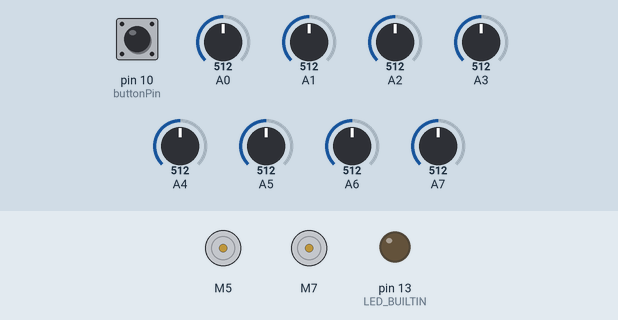
A sketch run on a simulated Arduino Nano, built with avr-gcc and run on an emulated ATmega328P. On the bench: 2 × DC motor (green arrow = forward, orange = backward, longer = faster), output pins drawn as LEDs (lit = HIGH). The test bench sets the inputs (shaded band); at power-on: pin 10 (buttonPin) HIGH, A0 = 512, A1 = 512, A2 = 512, A3 = 512, A4 = 512, A5 = 512, A6 = 512, A7 = 512. What the sketch prints to the serial monitor is not drawn.

Above: at 0.8 s.
0.9 s: pin 10 (buttonPin) pulled LOW for 0.15 s
At 2.1 s:
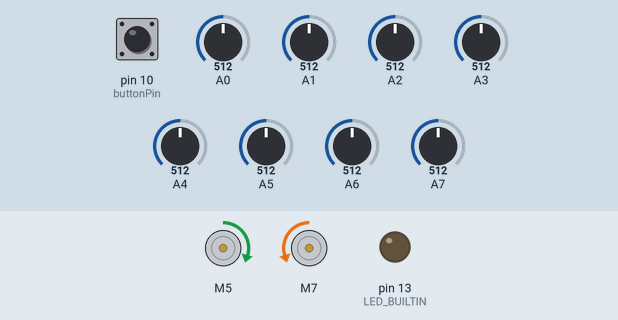
4.0 s: pin 10 (buttonPin) pulled LOW for 3.2 s
At 5.6 s:
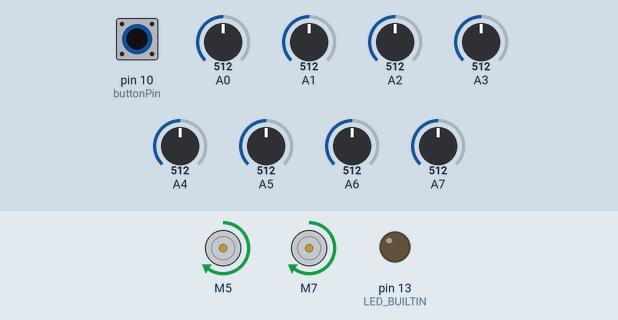
8.7 s: pin 10 (buttonPin) pulled LOW for 1 s
At 9.2 s:
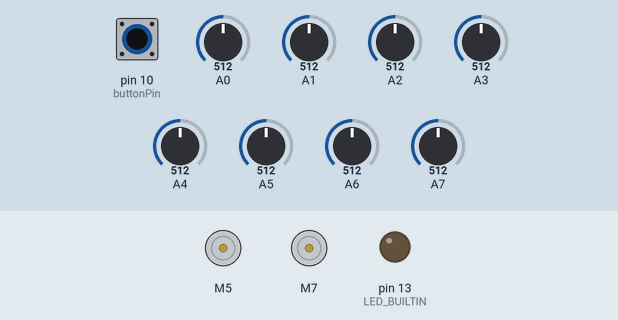
Timing chart, 0 to 11.7 s (numbered marks = the images above; inputs shaded):
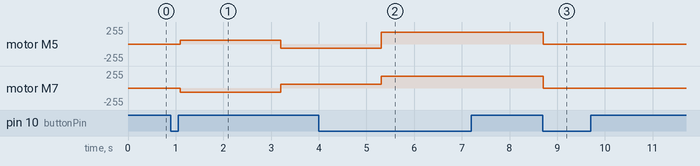

Measured:
- after the input at 0.9 s, motor M5: stopped → forward 60/255 after 0.20 s, → backward 60/255 2.1 s later; motor M7: stopped → backward 60/255 after 0.20 s, → forward 60/255 2.1 s later
- after the input at 4.0 s, motor M5: backward 60/255 → forward 175/255 after 1.3 s; motor M7: forward 60/255 → forward 175/255 after 1.3 s
- after the input at 8.7 s, motor M5, motor M7: forward 175/255 → stopped at once

The sketch:

main.ino
```cpp
//lfrv4_bt
#include <QTRSensors.h>
#include <SparkFun_TB6612.h>
#include <EEPROM.h>  // ← Added for permanent storage

// ======================
// SENSOR SETUP
// ======================
QTRSensors qtr;
const uint8_t SensorCount = 8;
uint16_t sensorValues[SensorCount];

const int BLACK_THRESHOLD = 850;

// ======================
// MOTOR PINS (UNCHANGED)
// ======================
#define AIN1 7
#define BIN1 5
#define AIN2 8
#define BIN2 4
#define PWMA 9
#define PWMB 3
#define STBY 6

//=====String Buffer=====
String btBuffer = "";

const int offsetA = 1;
const int offsetB = 1;

Motor motor2 = Motor(AIN1, AIN2, PWMA, offsetA, STBY);
Motor motor1 = Motor(BIN1, BIN2, PWMB, offsetB, STBY);

// ======================
// BUTTON
// ======================
const int buttonPin = 10;
bool running = false;
bool lastButtonState = HIGH;

// ======================
// SPEED SETTINGS
// ======================
int baseSpeedA = 175;
int baseSpeedB = 175;
int maxSpeedA = 255;
int maxSpeedB = 255;

int TURN_SPEED = 125;

// ======================
// EEPROM ADDRESSES
// Each double/float = 4 bytes, so space them 4 apart
// ======================
#define EEPROM_MAGIC_ADDR  0   // 1 byte  — magic number to detect valid save
#define EEPROM_KP_ADDR     1   // 4 bytes
#define EEPROM_KI_ADDR     5   // 4 bytes
#define EEPROM_KD_ADDR     9   // 4 bytes
#define EEPROM_MAGIC_VAL   0xAB  // arbitrary magic value

// ======================
// FAST INTEGER PID
// ======================
double Kp = 85;
float  Ki = 0;
double Kd = 17;

int error = 0;
int lastError = 0;
long integral = 0;

// ======================
// EEPROM HELPERS
// ======================

// Save all three PID values to EEPROM
void savePIDtoEEPROM() {
  EEPROM.write(EEPROM_MAGIC_ADDR, EEPROM_MAGIC_VAL);
  EEPROM.put(EEPROM_KP_ADDR, Kp);
  EEPROM.put(EEPROM_KI_ADDR, Ki);
  EEPROM.put(EEPROM_KD_ADDR, Kd);
}

// Load PID from EEPROM — only if a valid save exists
void loadPIDfromEEPROM() {
  if (EEPROM.read(EEPROM_MAGIC_ADDR) == EEPROM_MAGIC_VAL) {
    EEPROM.get(EEPROM_KP_ADDR, Kp);
    EEPROM.get(EEPROM_KI_ADDR, Ki);
    EEPROM.get(EEPROM_KD_ADDR, Kd);
    Serial.println("PID loaded from EEPROM:");
  } else {
    Serial.println("No saved PID found. Using defaults:");
  }
  Serial.print("  Kp="); Serial.println(Kp);
  Serial.print("  Ki="); Serial.println(Ki);
  Serial.print("  Kd="); Serial.println(Kd);
}

// ======================
// TURN STATE MACHINE
// ======================
enum TurnState { NONE, LEFT, RIGHT};
TurnState turning = NONE;
TurnState lastSeenTurn = NONE;

// ======================
// SETUP
// ======================
void setup() {
  Serial.begin(9600);

  // ← Load saved PID values from EEPROM on every boot
  loadPIDfromEEPROM();

  qtr.setTypeAnalog();
  qtr.setSensorPins((const uint8_t[]){A0,A1,A2,A3,A4,A5,A6,A7}, SensorCount);
  qtr.setEmitterPin(12);

  pinMode(LED_BUILTIN, OUTPUT);
  pinMode(buttonPin, INPUT_PULLUP);

  // wait for button press before calibrating
  while(digitalRead(buttonPin) == HIGH){};
  delay(200);

  // Fast calibration
  for (uint16_t i = 0; i < 60; i++) {
    motor1.drive(60);
    motor2.drive(-60);
    qtr.calibrate();
    delay(10);
  }

  for (uint16_t i = 0; i < 60; i++) {
    motor1.drive(-60);
    motor2.drive(60);
    qtr.calibrate();
    delay(10);
  }

  brake(motor1, motor2);
}

// ======================
// MAIN LOOP
// ======================
void loop() {
  readBluetoothPID();
  handleButton();

  if (running) {
    PID_control();
  } else {
    brake(motor1, motor2);
  }
}

// ======================
// BUTTON TOGGLE (FAST)
// ======================
void handleButton() {
  bool currentState = digitalRead(buttonPin);

  if (lastButtonState == HIGH && currentState == LOW) {
    running = !running;

    if (running) {
      integral = 0;
      lastError = 0;
    }
  }

  lastButtonState = currentState;
}

// ======================
// MOTOR DRIVE
// ======================
inline void driveMotors(int left, int right) {
  motor1.drive(left);
  motor2.drive(right);
}

// ======================
// PID + TURN LOGIC
// ======================
void PID_control() {

  uint16_t position = qtr.readLineBlack(sensorValues);

  // ---------- PID ----------
  error = (int)position - 3500;

  integral += error;
  if (integral > 3000) integral = 3000;
  if (integral < -3000) integral = -3000;

  int derivative = error - lastError;
  lastError = error;

  float correction =
      (Kp * error +
       Ki * integral +
       Kd * derivative);

  int leftSpeed  = baseSpeedA + correction;
  int rightSpeed = baseSpeedB - correction;

  leftSpeed  = constrain(leftSpeed, 0, maxSpeedA);
  rightSpeed = constrain(rightSpeed, 0, maxSpeedB);

  // ---------- SENSOR LOGIC ----------
  bool lineCentered =
      sensorValues[2] > BLACK_THRESHOLD ||
      sensorValues[3] > BLACK_THRESHOLD ||
      sensorValues[4] > BLACK_THRESHOLD ||
      sensorValues[5] > BLACK_THRESHOLD;

  bool rightTurn =
      sensorValues[0] > BLACK_THRESHOLD ||
      sensorValues[1] > BLACK_THRESHOLD;

  bool leftTurn =
      sensorValues[6] > BLACK_THRESHOLD ||
      sensorValues[7] > BLACK_THRESHOLD;

  bool allWhite = true;
  for (uint8_t i=0; i<SensorCount; i++) {
    if (sensorValues[i] > BLACK_THRESHOLD) {
      allWhite = false;
      break;
    }
  }

  // ---------- TURN EXECUTION ----------
  if (turning != NONE) {
    if (lineCentered) {
      turning = NONE;
    } else {
      if (turning == LEFT)
        driveMotors(-(TURN_SPEED/2), TURN_SPEED);
      else
        driveMotors(TURN_SPEED, -(TURN_SPEED/2));
      return;
    }
  }

  // ---------- TURN PRIORITY (LEFT) ----------
  if (leftTurn && rightTurn) {
    // straight through intersection — do nothing
  } else if (leftTurn) {
    turning = LEFT;
    lastSeenTurn = LEFT;
    digitalWrite(LED_BUILTIN, HIGH);
  } else if (rightTurn) {
    turning = RIGHT;
    lastSeenTurn = RIGHT;
    digitalWrite(LED_BUILTIN, HIGH);
  } else if (allWhite && lastSeenTurn != NONE) {
    turning = lastSeenTurn;
  } else {
    digitalWrite(LED_BUILTIN, LOW);
    driveMotors(leftSpeed, rightSpeed);
  }
}

// ======================
// PID Calibration via BT
// Values are saved to EEPROM so they survive power off
// Supported commands (case-insensitive):
//   kp=<value>
//   ki=<value>
//   kd=<value>
//   pid?          ← prints current values
// ======================
void readBluetoothPID() {

  while (Serial.available()) {
    char c = Serial.read();

    if (c == '\n' || c == '\r') {

      btBuffer.trim();
      btBuffer.toLowerCase();

      if (btBuffer.length() == 0) {
        btBuffer = "";
        return;
      }

      // ----- QUERY current values -----
      if (btBuffer == "pid?") {
        Serial.println("--- Current PID Values ---");
        Serial.print("Kp = "); Serial.println(Kp, 4);
        Serial.print("Ki = "); Serial.println(Ki, 4);
        Serial.print("Kd = "); Serial.println(Kd, 4);
      }

      // ----- KP -----
      else if (btBuffer.startsWith("kp")) {
        int eqIndex = btBuffer.indexOf('=');
        if (eqIndex != -1) {
          Kp = btBuffer.substring(eqIndex + 1).toFloat();
          savePIDtoEEPROM();  // ← persist to EEPROM
          Serial.print("OK: Kp saved = ");
          Serial.println(Kp, 4);
        } else {
          Serial.println("ERR: use kp=<value>");
        }
      }

      // ----- KI -----
      else if (btBuffer.startsWith("ki")) {
        int eqIndex = btBuffer.indexOf('=');
        if (eqIndex != -1) {
          Ki = btBuffer.substring(eqIndex + 1).toFloat();
          savePIDtoEEPROM();  // ← persist to EEPROM
          Serial.print("OK: Ki saved = ");
          Serial.println(Ki, 4);
        } else {
          Serial.println("ERR: use ki=<value>");
        }
      }

      // ----- KD -----
      else if (btBuffer.startsWith("kd")) {
        int eqIndex = btBuffer.indexOf('=');
        if (eqIndex != -1) {
          Kd = btBuffer.substring(eqIndex + 1).toFloat();
          savePIDtoEEPROM();  // ← persist to EEPROM
          Serial.print("OK: Kd saved = ");
          Serial.println(Kd, 4);
        } else {
          Serial.println("ERR: use kd=<value>");
        }
      }

      else {
        Serial.println("ERR: Unknown command. Try kp=, ki=, kd=, or pid?");
      }

      btBuffer = "";  // clear buffer
    }
    else {
      btBuffer += c;
    }
  }
}
```
